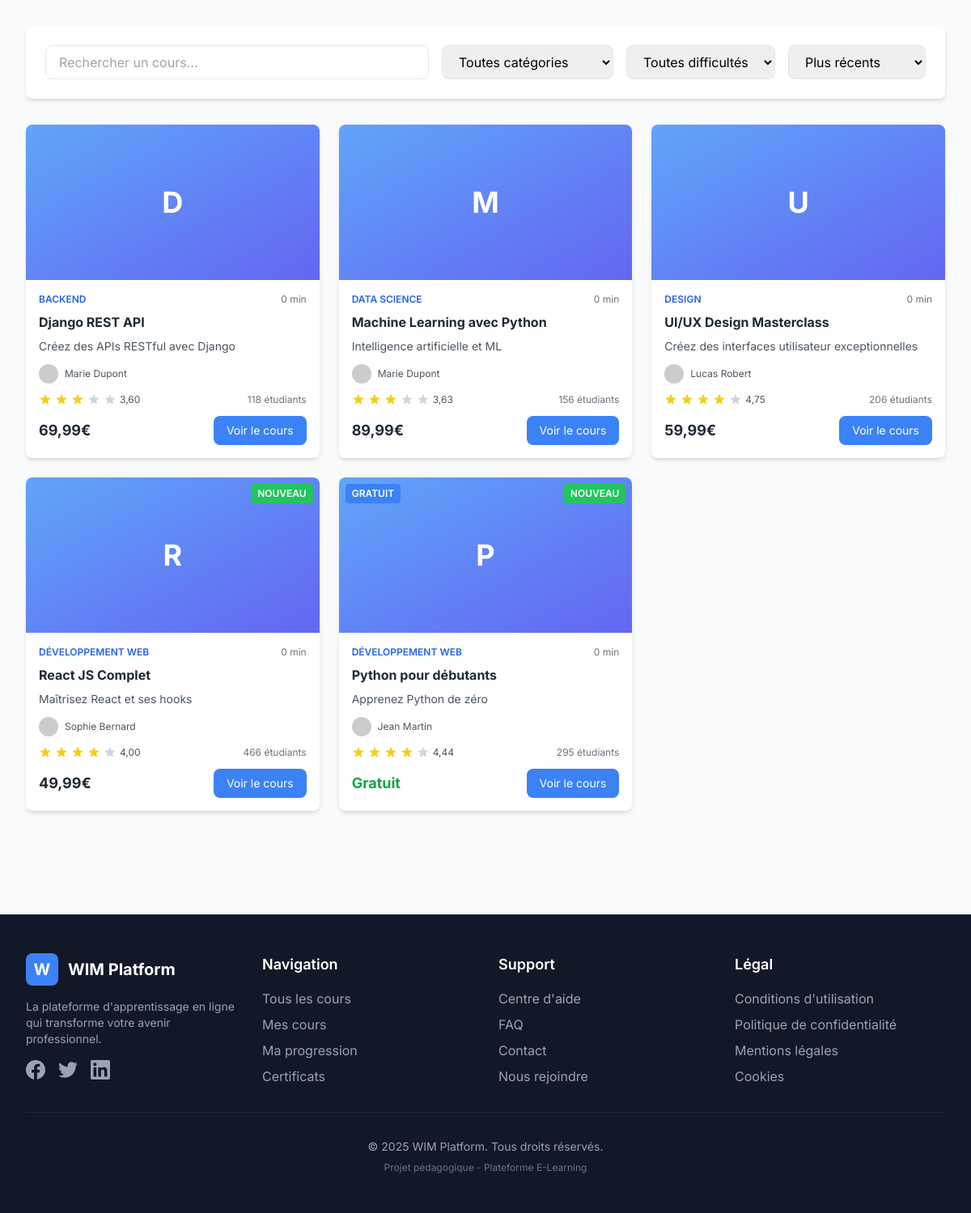
Page /courses/ on the committed database.
### apps/courses/models.py (models this page shows, shortened)
class Course(models.Model):
    DIFFICULTY_CHOICES = [
        ('beginner', 'Débutant'),
        ('intermediate', 'Intermédiaire'),
        ('advanced', 'Avancé'),
    ]
    title = models.CharField('titre', max_length=200)
    slug = models.SlugField('slug', max_length=250, unique=True, blank=True)
    description = models.TextField('description courte', max_length=500)
    full_description = models.TextField('description complète')
    category = models.ForeignKey(Category, on_delete=models.SET_NULL, null=True, related_name='courses',
                                 verbose_name='catégorie')
    instructor = models.ForeignKey('users.User', on_delete=models.CASCADE, related_name='taught_courses',
                                   verbose_name='instructeur')
    image = models.ImageField(upload_to='course_images/', verbose_name='image', blank=True, null=True)
    difficulty = models.CharField('difficulté', max_length=20, choices=DIFFICULTY_CHOICES, default='beginner')
    duration = models.IntegerField('durée (minutes)', default=0)
    price = models.DecimalField('prix', max_digits=10, decimal_places=2, default=0)
    rating = models.DecimalField('note', max_digits=3, decimal_places=2, default=0)
    total_students = models.IntegerField('étudiants', default=0)
    total_reviews = models.IntegerField('avis', default=0)
    is_published = models.BooleanField('publié', default=False)
    is_new = models.BooleanField('nouveau', default=True)
    is_featured = models.BooleanField('mis en avant', default=False)
    prerequisites = models.TextField('prérequis', blank=True)
    learning_objectives = models.TextField('objectifs', blank=True)
    created_at = models.DateTimeField(auto_now_add=True)
    updated_at = models.DateTimeField(auto_now=True)
    class Meta:
        verbose_name = 'cours'
        verbose_name_plural = 'cours'
        ordering = ['-created_at']

class Category(models.Model):
    name = models.CharField('nom', max_length=100, unique=True)
    slug = models.SlugField('slug', max_length=100, unique=True, blank=True)
    description = models.TextField('description', blank=True)
    icon = models.CharField('icône', max_length=50, blank=True)
    color = models.CharField('couleur', max_length=7, default='#4A90E2')
    order = models.IntegerField('ordre', default=0)
    is_active = models.BooleanField('actif', default=True)
    class Meta:
        verbose_name = 'catégorie'
        verbose_name_plural = 'catégories'
        ordering = ['order', 'name']

### apps/users/models.py (models this page shows, shortened)
class User(AbstractUser):
    username = None
    email = models.EmailField('adresse email', unique=True)
    name = models.CharField('nom complet', max_length=150, blank=True)
    bio = models.TextField('biographie', max_length=500, blank=True)
    avatar = models.ImageField(upload_to='avatars/', blank=True, null=True)
    phone = models.CharField('téléphone', max_length=20, blank=True)
    location = models.CharField('localisation', max_length=100, blank=True)
    newsletter_subscribed = models.BooleanField('newsletter', default=True)
    email_notifications = models.BooleanField('notifications', default=True)
    is_instructor = models.BooleanField('instructeur', default=False)
    groups = models.ManyToManyField(
        'auth.Group',
        verbose_name='groups',
        blank=True,
        related_name='custom_users',
        related_query_name='custom_user',
    )
    user_permissions = models.ManyToManyField(
        'auth.Permission',
        verbose_name='user permissions',
        blank=True,
        related_name='custom_users',
        related_query_name='custom_user',
    )
    objects = UserManager()
    USERNAME_FIELD = 'email'
    REQUIRED_FIELDS = ['name']
    class Meta:
        verbose_name = 'utilisateur'
        verbose_name_plural = 'utilisateurs'
        ordering = ['-date_joined']

### apps/courses/views.py (the view)
# urls.py: path('', views.CourseListView.as_view(), name='list'),
class CourseListView(ListView):
    model = Course
    template_name = 'courses/course_list.html'
    context_object_name = 'courses'
    paginate_by = 12
    def get_queryset(self):
        queryset = Course.objects.filter(is_published=True).select_related(
            'category', 'instructor'
        )
        query = self.request.GET.get('q')
        if query:
            queryset = queryset.filter(
                Q(title__icontains=query) |
                Q(description__icontains=query)
            ).distinct()
        category = self.request.GET.get('category')
        if category:
            queryset = queryset.filter(category__slug=category)
        difficulty = self.request.GET.get('difficulty')
        if difficulty:
            queryset = queryset.filter(difficulty=difficulty)
        sort = self.request.GET.get('sort', '-created_at')
        allowed_sorts = ['-created_at', 'title', '-rating', 'price', '-total_students']
        if sort in allowed_sorts:
            queryset = queryset.order_by(sort)
        return queryset
    def get_context_data(self, **kwargs):
        context = super().get_context_data(**kwargs)
        context['categories'] = Category.objects.filter(is_active=True)
        context['difficulty_choices'] = Course.DIFFICULTY_CHOICES
        return context

### templates/courses/course_list.html (shortened to what this page needs)
{% extends 'base.html' %}
{% load static %}
{% load math_filters %}
{% block content %}
<div class="bg-white rounded-lg shadow-md p-6 mb-8">
    <div class="flex flex-col lg:flex-row gap-4">
        <div class="flex-1">
            <input
                type="text"
                placeholder="Rechercher un cours..."
                class="w-full px-4 py-2 border rounded-lg focus:ring-2 focus:ring-blue-500"
                hx-get="{% url 'courses:htmx_search' %}"
                hx-trigger="keyup changed delay:500ms"
                hx-target="#courses-container"
                hx-indicator="#loading"
                name="q"
            >
        </div>
        <select
            class="px-4 py-2 border rounded-lg focus:ring-2 focus:ring-blue-500"
            hx-get="{% url 'courses:htmx_filter' %}"
            hx-trigger="change"
            hx-target="#courses-container"
            name="category"
        >
            <option value="">Toutes catégories</option>
        </select>
        <select
            class="px-4 py-2 border rounded-lg focus:ring-2 focus:ring-blue-500"
            hx-get="{% url 'courses:htmx_filter' %}"
            hx-trigger="change"
            hx-target="#courses-container"
            name="difficulty"
        >
            <option value="">Toutes difficultés</option>
        </select>
        <select
            class="px-4 py-2 border rounded-lg focus:ring-2 focus:ring-blue-500"
            hx-get="{% url 'courses:list' %}"
            hx-trigger="change"
            hx-target="#courses-container"
            name="sort"
        >
            <option value="-created_at">Plus récents</option>
        </select>
    </div>
</div>
<div id="courses-container">
    <div class="grid grid-cols-1 md:grid-cols-2 lg:grid-cols-3 xl:grid-cols-4 gap-6 mb-8">
        {% for course in courses %}
        <div class="course-card bg-white rounded-lg shadow-md overflow-hidden hover:shadow-xl transition-all duration-300">
            <div class="relative">
                {% if course.image %}
                    <img src="{{ course.image.url }}" alt="{{ course.title }}" class="w-full h-48 object-cover">
                {% else %}
                    <div class="w-full h-48 bg-gradient-to-br from-blue-400 to-indigo-500 flex items-center justify-center">
                        <span class="text-white text-4xl font-bold">{{ course.title|first }}</span>
                    </div>
                {% endif %}
                {% if course.is_new %}
                <span class="absolute top-2 right-2 bg-green-500 text-white px-2 py-1 rounded text-xs font-semibold">NOUVEAU</span>
                {% endif %}
                {% if course.price == 0 %}
                <span class="absolute top-2 left-2 bg-blue-500 text-white px-2 py-1 rounded text-xs font-semibold">GRATUIT</span>
                {% endif %}
            </div>
            <div class="p-4">
                <div class="flex items-center justify-between mb-2">
                    <span class="text-xs font-semibold text-blue-600 uppercase">{{ course.category.name }}</span>
                    <span class="text-xs text-gray-500">{{ course.duration }} min</span>
                </div>
                <h3 class="font-bold text-gray-800 mb-2 line-clamp-2 hover:text-blue-600">
                    <a href="{% url 'courses:detail' course.slug %}">{{ course.title }}</a>
                </h3>
                <p class="text-sm text-gray-600 mb-3 line-clamp-2">{{ course.description }}</p>
                <div class="flex items-center mb-3">
                    <img src="https://ui-avatars.com/api/?name={{ course.instructor.name }}&background=4A90E2&color=fff"
                         alt="{{ course.instructor.name }}"
                         class="w-6 h-6 rounded-full mr-2">
                    <span class="text-xs text-gray-600">{{ course.instructor.name }}</span>
                </div>
                <div class="flex items-center justify-between mb-3">
                    <div class="flex items-center space-x-1">
                        {% for i in "12345" %}
                        <svg class="w-4 h-4 {% if forloop.counter <= course.rating %}text-yellow-400{% else %}text-gray-300{% endif %}" fill="currentColor" viewBox="0 0 20 20">
                            <path d="M9.049 2.927c.3-.921 1.603-.921 1.902 0l1.07 3.292a1 1 0 00.95.69h3.462c.969 0 1.371 1.24.588 1.81l-2.8 2.034a1 1 0 00-.364 1.118l1.07 3.292c.3.921-.755 1.688-1.54 1.118l-2.8-2.034a1 1 0 00-1.175 0l-2.8 2.034c-.784.57-1.838-.197-1.539-1.118l1.07-3.292a1 1 0 00-.364-1.118L2.98 8.72c-.783-.57-.38-1.81.588-1.81h3.461a1 1 0 00.951-.69l1.07-3.292z"></path>
                        </svg>
                        {% endfor %}
                        <span class="text-xs text-gray-600 ml-1">{{ course.rating }}</span>
                    </div>
                    <span class="text-xs text-gray-500">{{ course.total_students }} étudiants</span>
                </div>
                <div class="flex items-center justify-between">
                    <div>
                        {% if course.price == 0 %}
                        <span class="text-lg font-bold text-green-600">Gratuit</span>
                        {% else %}
                        <span class="text-lg font-bold text-gray-800">{{ course.price }}€</span>
                        {% endif %}
                    </div>
                    <a href="{% url 'courses:detail' course.slug %}"
                       class="px-4 py-2 bg-blue-500 text-white text-sm rounded-lg hover:bg-blue-600 transition">
                        Voir le cours
                    </a>
                </div>
            </div>
        </div>
        {% endfor %}
    </div>
</div>
{% endblock %}

### templates/base.html (style rules this page uses)
body { font-family: 'Inter', sans-serif; }
:root { --primary-blue: #2563EB; --primary-dark: #1E40AF; --primary-light: #60A5FA; --success: #10B981; --warning: #F59E0B; --danger: #EF4444; --info: #3B82F6; }

### rows in the picture
Course: title|first "D", category.name "BACKEND", duration "0", title "Django REST API", description "Créez des APIs RESTful avec Django", instructor.name "Marie Dupont", rating "3,60", total_students "118", price "69,99"
Course: title|first "M", category.name "DATA SCIENCE", duration "0", title "Machine Learning avec Python", description "Intelligence artificielle et ML", instructor.name "Marie Dupont", rating "3,63", total_students "156", price "89,99"
Course: title|first "U", category.name "DESIGN", duration "0", title "UI/UX Design Masterclass", description "Créez des interfaces utilisateur exceptionnelles", instructor.name "Lucas Robert", rating "4,75", total_students "206", price "59,99"
Course: title|first "R", is_new "NOUVEAU", category.name "DÉVELOPPEMENT WEB", duration "0", title "React JS Complet", description "Maîtrisez React et ses hooks", instructor.name "Sophie Bernard", rating "4,00", total_students "466", price "49,99"
Course: title|first "P", is_new "NOUVEAU", price "GRATUIT", category.name "DÉVELOPPEMENT WEB", duration "0", title "Python pour débutants", description "Apprenez Python de zéro", instructor.name "Jean Martin", rating "4,44", total_students "295"

### other values in the picture
{{ current_year|default:"2025" }} "2025"
